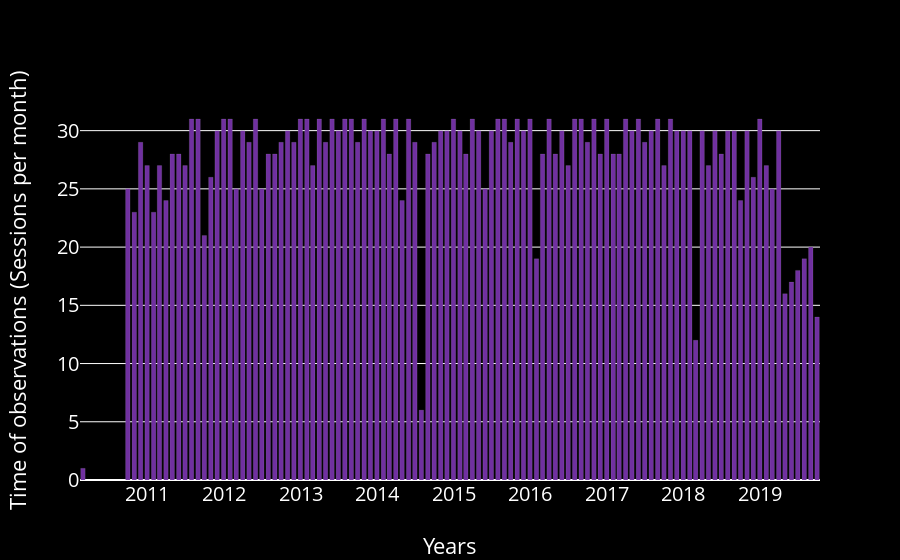

This figure's notebook cell:
### Code cell
# create trace1 
trace1 = go.Bar(
    x = sessons_obs_M.index,
    y = sessons_obs_M.Session,
    marker = dict(color = 'rgb(112, 48, 160)',
                  line=dict(color='rgb(255,255,255)',width=0.1)),
    

)

data = [trace1]
layout = go.Layout(barmode = "group")
fig = go.Figure(data = data, layout = layout)
fig.update_layout(
    xaxis_tickfont_size=14,
    yaxis=dict(
        title='Time of observations (Sessions per month)',
        titlefont_size=22,
        tickfont_size=20,
        color = 'rgb(255, 255, 255)',
    ),
    xaxis=dict(
        title='Years',
        titlefont_size=22,
        tickfont_size=20,
        color = 'rgb(255, 255, 255)',
    ),
    legend=dict(
        x=0,
        y=1.0,
        bgcolor='rgba(255, 255, 255, 0)',
        bordercolor='rgba(255, 255, 255, 0)'
    ),
    barmode='group',
    bargap=0.15, # gap between bars of adjacent location coordinates.
    bargroupgap=0.1, # gap between bars of the same location coordinate.
    plot_bgcolor='rgb(0,0,0)',
    paper_bgcolor='rgb(0,0,0)',
)
fig.show()
